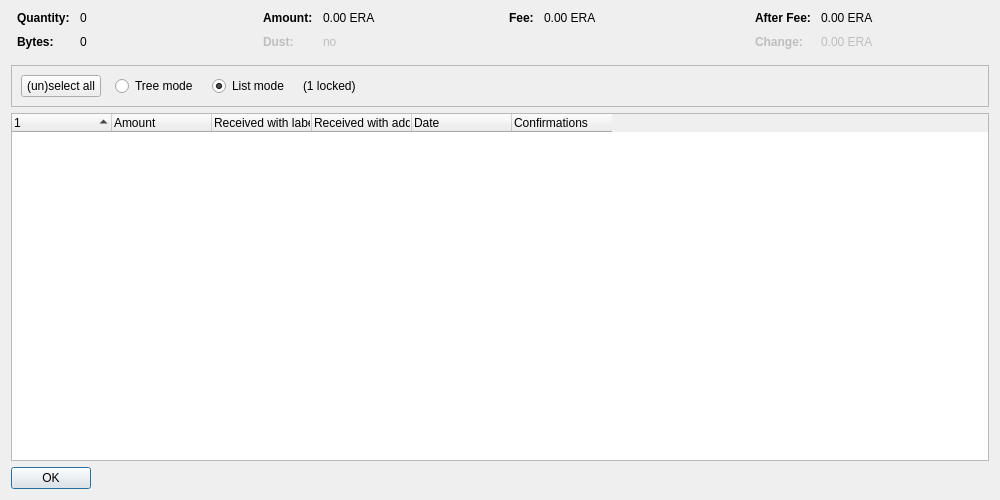
<?xml version="1.0" encoding="UTF-8"?>
<ui version="4.0">
 <class>CoinControlDialog</class>
 <widget class="QDialog" name="CoinControlDialog">
  <property name="geometry">
   <rect>
    <x>0</x>
    <y>0</y>
    <width>1000</width>
    <height>500</height>
   </rect>
  </property>
  <property name="windowTitle">
   <string>Coin Selection</string>
  </property>
  <layout class="QVBoxLayout" name="verticalLayout">
   <item>
    <layout class="QHBoxLayout" name="horizontalLayoutTop" stretch="0,0,0,0">
     <property name="topMargin">
      <number>0</number>
     </property>
     <property name="bottomMargin">
      <number>10</number>
     </property>
     <item>
      <layout class="QFormLayout" name="formLayoutCoinControl1">
       <property name="horizontalSpacing">
        <number>10</number>
       </property>
       <property name="verticalSpacing">
        <number>10</number>
       </property>
       <property name="leftMargin">
        <number>6</number>
       </property>
       <property name="rightMargin">
        <number>6</number>
       </property>
       <item row="0" column="0">
        <widget class="QLabel" name="labelCoinControlQuantityText">
         <property name="font">
          <font>
           <weight>75</weight>
           <bold>true</bold>
          </font>
         </property>
         <property name="text">
          <string>Quantity:</string>
         </property>
        </widget>
       </item>
       <item row="0" column="1">
        <widget class="QLabel" name="labelCoinControlQuantity">
         <property name="cursor">
          <cursorShape>IBeamCursor</cursorShape>
         </property>
         <property name="contextMenuPolicy">
          <enum>Qt::ActionsContextMenu</enum>
         </property>
         <property name="text">
          <string notr="true">0</string>
         </property>
         <property name="textInteractionFlags">
          <set>Qt::LinksAccessibleByMouse|Qt::TextSelectableByKeyboard|Qt::TextSelectableByMouse</set>
         </property>
        </widget>
       </item>
       <item row="1" column="0">
        <widget class="QLabel" name="labelCoinControlBytesText">
         <property name="font">
          <font>
           <weight>75</weight>
           <bold>true</bold>
          </font>
         </property>
         <property name="text">
          <string>Bytes:</string>
         </property>
        </widget>
       </item>
       <item row="1" column="1">
        <widget class="QLabel" name="labelCoinControlBytes">
         <property name="cursor">
          <cursorShape>IBeamCursor</cursorShape>
         </property>
         <property name="contextMenuPolicy">
          <enum>Qt::ActionsContextMenu</enum>
         </property>
         <property name="text">
          <string notr="true">0</string>
         </property>
         <property name="textInteractionFlags">
          <set>Qt::LinksAccessibleByMouse|Qt::TextSelectableByKeyboard|Qt::TextSelectableByMouse</set>
         </property>
        </widget>
       </item>
      </layout>
     </item>
     <item>
      <layout class="QFormLayout" name="formLayoutCoinControl2">
       <property name="horizontalSpacing">
        <number>10</number>
       </property>
       <property name="verticalSpacing">
        <number>10</number>
       </property>
       <property name="leftMargin">
        <number>6</number>
       </property>
       <property name="rightMargin">
        <number>6</number>
       </property>
       <item row="0" column="0">
        <widget class="QLabel" name="labelCoinControlAmountText">
         <property name="font">
          <font>
           <weight>75</weight>
           <bold>true</bold>
          </font>
         </property>
         <property name="text">
          <string>Amount:</string>
         </property>
        </widget>
       </item>
       <item row="0" column="1">
        <widget class="QLabel" name="labelCoinControlAmount">
         <property name="cursor">
          <cursorShape>IBeamCursor</cursorShape>
         </property>
         <property name="contextMenuPolicy">
          <enum>Qt::ActionsContextMenu</enum>
         </property>
         <property name="text">
          <string notr="true">0.00 ERA</string>
         </property>
         <property name="textInteractionFlags">
          <set>Qt::LinksAccessibleByMouse|Qt::TextSelectableByKeyboard|Qt::TextSelectableByMouse</set>
         </property>
        </widget>
       </item>
       <item row="1" column="0">
        <widget class="QLabel" name="labelCoinControlLowOutputText">
         <property name="enabled">
          <bool>false</bool>
         </property>
         <property name="font">
          <font>
           <weight>75</weight>
           <bold>true</bold>
          </font>
         </property>
         <property name="text">
          <string>Dust:</string>
         </property>
        </widget>
       </item>
       <item row="1" column="1">
        <widget class="QLabel" name="labelCoinControlLowOutput">
         <property name="enabled">
          <bool>false</bool>
         </property>
         <property name="cursor">
          <cursorShape>IBeamCursor</cursorShape>
         </property>
         <property name="contextMenuPolicy">
          <enum>Qt::ActionsContextMenu</enum>
         </property>
         <property name="text">
          <string notr="true">no</string>
         </property>
         <property name="textInteractionFlags">
          <set>Qt::LinksAccessibleByMouse|Qt::TextSelectableByKeyboard|Qt::TextSelectableByMouse</set>
         </property>
        </widget>
       </item>
      </layout>
     </item>
     <item>
      <layout class="QFormLayout" name="formLayoutCoinControl3">
       <property name="horizontalSpacing">
        <number>10</number>
       </property>
       <property name="verticalSpacing">
        <number>10</number>
       </property>
       <property name="leftMargin">
        <number>6</number>
       </property>
       <property name="rightMargin">
        <number>6</number>
       </property>
       <item row="0" column="0">
        <widget class="QLabel" name="labelCoinControlFeeText">
         <property name="font">
          <font>
           <weight>75</weight>
           <bold>true</bold>
          </font>
         </property>
         <property name="text">
          <string>Fee:</string>
         </property>
        </widget>
       </item>
       <item row="0" column="1">
        <widget class="QLabel" name="labelCoinControlFee">
         <property name="cursor">
          <cursorShape>IBeamCursor</cursorShape>
         </property>
         <property name="contextMenuPolicy">
          <enum>Qt::ActionsContextMenu</enum>
         </property>
         <property name="text">
          <string notr="true">0.00 ERA</string>
         </property>
         <property name="textInteractionFlags">
          <set>Qt::LinksAccessibleByMouse|Qt::TextSelectableByKeyboard|Qt::TextSelectableByMouse</set>
         </property>
        </widget>
       </item>
      </layout>
     </item>
     <item>
      <layout class="QFormLayout" name="formLayoutCoinControl4">
       <property name="horizontalSpacing">
        <number>10</number>
       </property>
       <property name="verticalSpacing">
        <number>10</number>
       </property>
       <property name="leftMargin">
        <number>6</number>
       </property>
       <property name="rightMargin">
        <number>6</number>
       </property>
       <item row="0" column="0">
        <widget class="QLabel" name="labelCoinControlAfterFeeText">
         <property name="font">
          <font>
           <weight>75</weight>
           <bold>true</bold>
          </font>
         </property>
         <property name="text">
          <string>After Fee:</string>
         </property>
        </widget>
       </item>
       <item row="0" column="1">
        <widget class="QLabel" name="labelCoinControlAfterFee">
         <property name="cursor">
          <cursorShape>IBeamCursor</cursorShape>
         </property>
         <property name="contextMenuPolicy">
          <enum>Qt::ActionsContextMenu</enum>
         </property>
         <property name="text">
          <string notr="true">0.00 ERA</string>
         </property>
         <property name="textInteractionFlags">
          <set>Qt::LinksAccessibleByMouse|Qt::TextSelectableByKeyboard|Qt::TextSelectableByMouse</set>
         </property>
        </widget>
       </item>
       <item row="1" column="0">
        <widget class="QLabel" name="labelCoinControlChangeText">
         <property name="enabled">
          <bool>false</bool>
         </property>
         <property name="font">
          <font>
           <weight>75</weight>
           <bold>true</bold>
          </font>
         </property>
         <property name="text">
          <string>Change:</string>
         </property>
        </widget>
       </item>
       <item row="1" column="1">
        <widget class="QLabel" name="labelCoinControlChange">
         <property name="enabled">
          <bool>false</bool>
         </property>
         <property name="cursor">
          <cursorShape>IBeamCursor</cursorShape>
         </property>
         <property name="contextMenuPolicy">
          <enum>Qt::ActionsContextMenu</enum>
         </property>
         <property name="text">
          <string notr="true">0.00 ERA</string>
         </property>
         <property name="textInteractionFlags">
          <set>Qt::LinksAccessibleByMouse|Qt::TextSelectableByKeyboard|Qt::TextSelectableByMouse</set>
         </property>
        </widget>
       </item>
      </layout>
     </item>
    </layout>
   </item>
   <item>
    <widget class="QFrame" name="frame">
     <property name="minimumSize">
      <size>
       <width>0</width>
       <height>40</height>
      </size>
     </property>
     <property name="frameShape">
      <enum>QFrame::StyledPanel</enum>
     </property>
     <property name="frameShadow">
      <enum>QFrame::Sunken</enum>
     </property>
     <layout class="QHBoxLayout" name="horizontalLayout">
      <item>
       <layout class="QHBoxLayout" name="horizontalLayoutPanel" stretch="0,0,0,0,0">
        <property name="spacing">
         <number>14</number>
        </property>
        <item>
         <widget class="QPushButton" name="pushButtonSelectAll">
          <property name="sizePolicy">
           <sizepolicy hsizetype="Maximum" vsizetype="Fixed">
            <horstretch>0</horstretch>
            <verstretch>0</verstretch>
           </sizepolicy>
          </property>
          <property name="text">
           <string>(un)select all</string>
          </property>
          <property name="autoDefault">
           <bool>false</bool>
          </property>
         </widget>
        </item>
        <item>
         <widget class="QRadioButton" name="radioTreeMode">
          <property name="sizePolicy">
           <sizepolicy hsizetype="Maximum" vsizetype="Fixed">
            <horstretch>0</horstretch>
            <verstretch>0</verstretch>
           </sizepolicy>
          </property>
          <property name="text">
           <string>Tree mode</string>
          </property>
         </widget>
        </item>
        <item>
         <widget class="QRadioButton" name="radioListMode">
          <property name="sizePolicy">
           <sizepolicy hsizetype="Maximum" vsizetype="Fixed">
            <horstretch>0</horstretch>
            <verstretch>0</verstretch>
           </sizepolicy>
          </property>
          <property name="text">
           <string>List mode</string>
          </property>
          <property name="checked">
           <bool>true</bool>
          </property>
         </widget>
        </item>
        <item>
         <widget class="QLabel" name="labelLocked">
          <property name="text">
           <string notr="true">(1 locked)</string>
          </property>
         </widget>
        </item>
        <item>
         <spacer name="horizontalSpacer">
          <property name="orientation">
           <enum>Qt::Horizontal</enum>
          </property>
          <property name="sizeHint" stdset="0">
           <size>
            <width>40</width>
            <height>20</height>
           </size>
          </property>
         </spacer>
        </item>
       </layout>
      </item>
     </layout>
    </widget>
   </item>
   <item>
    <widget class="CoinControlTreeWidget" name="treeWidget">
     <property name="contextMenuPolicy">
      <enum>Qt::CustomContextMenu</enum>
     </property>
     <property name="sortingEnabled">
      <bool>false</bool>
     </property>
     <property name="columnCount">
      <number>6</number>
     </property>
     <attribute name="headerShowSortIndicator" stdset="0">
      <bool>true</bool>
     </attribute>
     <attribute name="headerStretchLastSection">
      <bool>false</bool>
     </attribute>
     <column>
      <property name="text">
       <string/>
      </property>
     </column>
     <column>
      <property name="text">
       <string>Amount</string>
      </property>
     </column>
     <column>
      <property name="text">
       <string>Received with label</string>
      </property>
     </column>
     <column>
      <property name="text">
       <string>Received with address</string>
      </property>
     </column>
     <column>
      <property name="text">
       <string>Date</string>
      </property>
     </column>
     <column>
      <property name="text">
       <string>Confirmations</string>
      </property>
      <property name="toolTip">
       <string>Confirmed</string>
      </property>
     </column>
     <column>
      <property name="text">
       <string/>
      </property>
     </column>
     <column>
      <property name="text">
       <string/>
      </property>
     </column>
     <column>
      <property name="text">
       <string/>
      </property>
     </column>
     <column>
      <property name="text">
       <string/>
      </property>
     </column>
    </widget>
   </item>
   <item>
    <widget class="QDialogButtonBox" name="buttonBox">
     <property name="sizePolicy">
      <sizepolicy hsizetype="Maximum" vsizetype="Fixed">
       <horstretch>0</horstretch>
       <verstretch>0</verstretch>
      </sizepolicy>
     </property>
     <property name="orientation">
      <enum>Qt::Horizontal</enum>
     </property>
     <property name="standardButtons">
      <set>QDialogButtonBox::Ok</set>
     </property>
    </widget>
   </item>
  </layout>
 </widget>
 <customwidgets>
  <customwidget>
   <class>CoinControlTreeWidget</class>
   <extends>QTreeWidget</extends>
   <header>qt/coincontroltreewidget.h</header>
  </customwidget>
 </customwidgets>
 <resources/>
 <connections/>
</ui>
